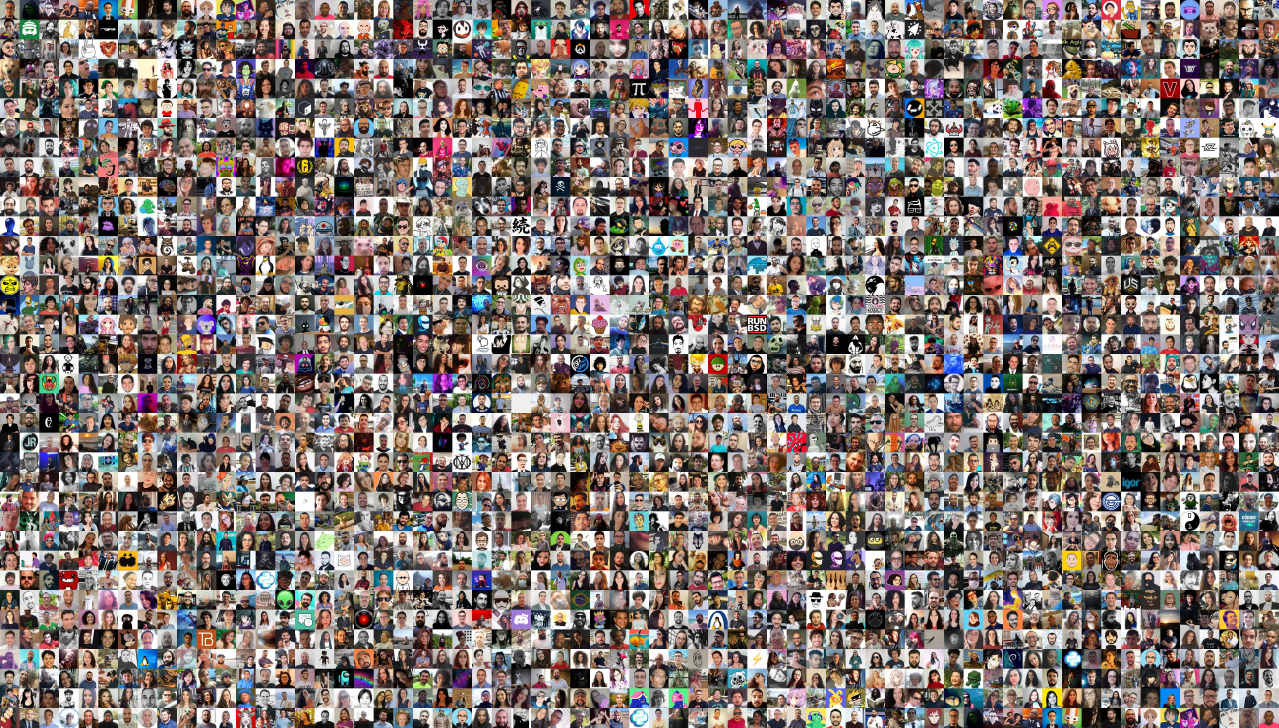
#> input picture foto-oficial.jpg, 3835 x 2183 px (shown at 1/3 size)
$ python findmusk.py --image foto-oficial.jpg --template foto-gabriel.jpg
#> lines starting #> are read from the running program, lines starting #| are printed output that depends on the picture
import cv2, argparse

## construindo parser
ap = argparse.ArgumentParser()
ap.add_argument("-i","--image", required = True, help="C:\\repos\\find_musk\\foto-oficial.jpg")
ap.add_argument("-t","--template", required=True, help="C:\\repos\\find_musk\\foto-gabriel.jpg")
args = vars(ap.parse_args())
print('vida')

## carrega imagens de entrada
print("[INFO] loading images..", args)
image = cv2.imread(args["image"])
#> image is the input picture: shape (2183, 3835, 3); mean B, G, R 112.3, 116.8, 128.7
template = cv2.imread(args["template"])
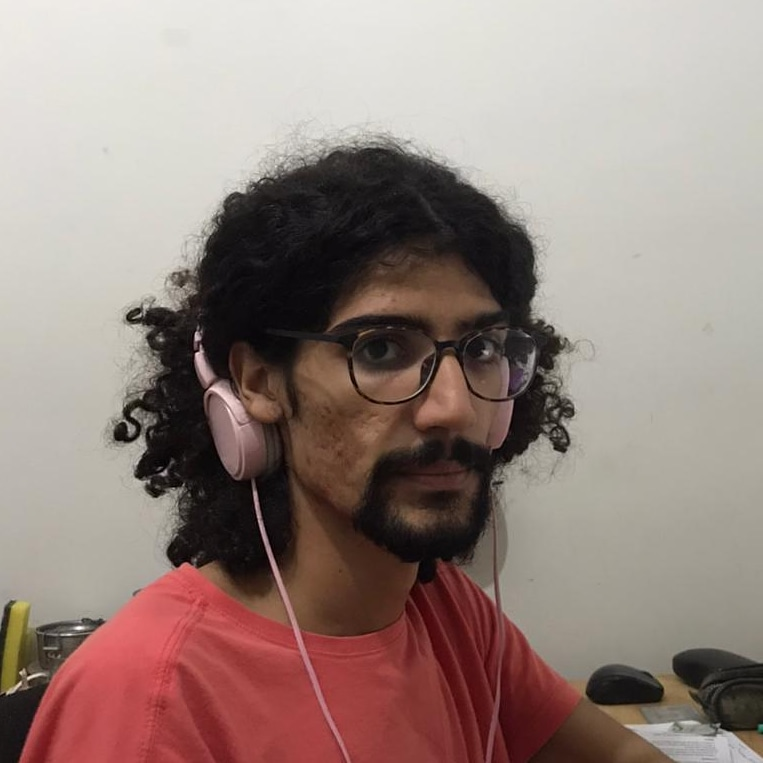
#> input picture foto-gabriel.jpg, 763 x 763 px
#> template is the input picture: shape (763, 763, 3); mean B, G, R 125.3, 131.7, 149.6
templateResiz = cv2.resize(template, (58,58))
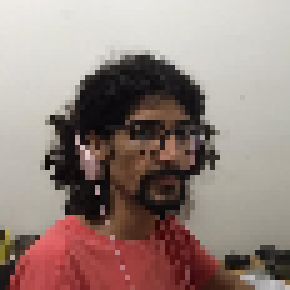
#> templateResiz: shape (58, 58, 3) (shown 5 times larger); mean B, G, R 125, 131.4, 149.3
cv2.imshow("Image", image)
cv2.imshow("Template", template)
cv2.waitKey()

## realiza comparação de padrão
print("[INFO] template matching..")
result = cv2.matchTemplate(image,templateResiz, cv2.TM_CCOEFF_NORMED)
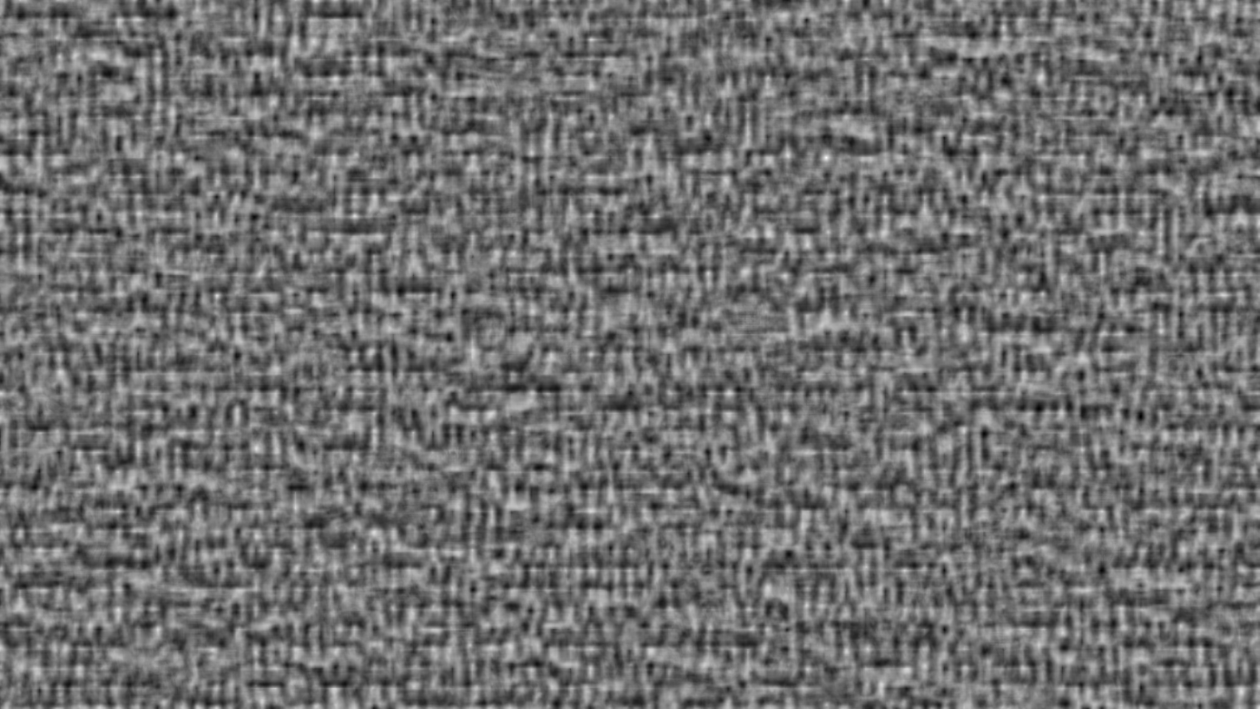
#> result: shape (2126, 3778) float32 (shown at 1/3 size); min -0.739, max 0.968, mean 0.00087; drawn with min black and max white
(minVal,maxVal,minLoc,maxLoc) = cv2.minMaxLoc(result)
#> minVal = -0.739; maxVal = 0.968; minLoc = (3422, 1249); maxLoc = (2478, 472)

## determina local onde foi encontrado o padrão
(startX,startY) = maxLoc
#> startX = 2478; startY = 472
endX = startX + templateResiz.shape[1]
#> endX = 2536
endY = startY + templateResiz.shape[0]
#> endY = 530

## desenha quadrado ao redor do padrão encontrado
cv2.rectangle(image, (startX,startY),(endX,endY), (255,0,0),10)

## mostra imagem completa com padrão destacado
cv2.namedWindow("output", cv2.WINDOW_NORMAL)
imgResiz = cv2.resize(image, (960,600))
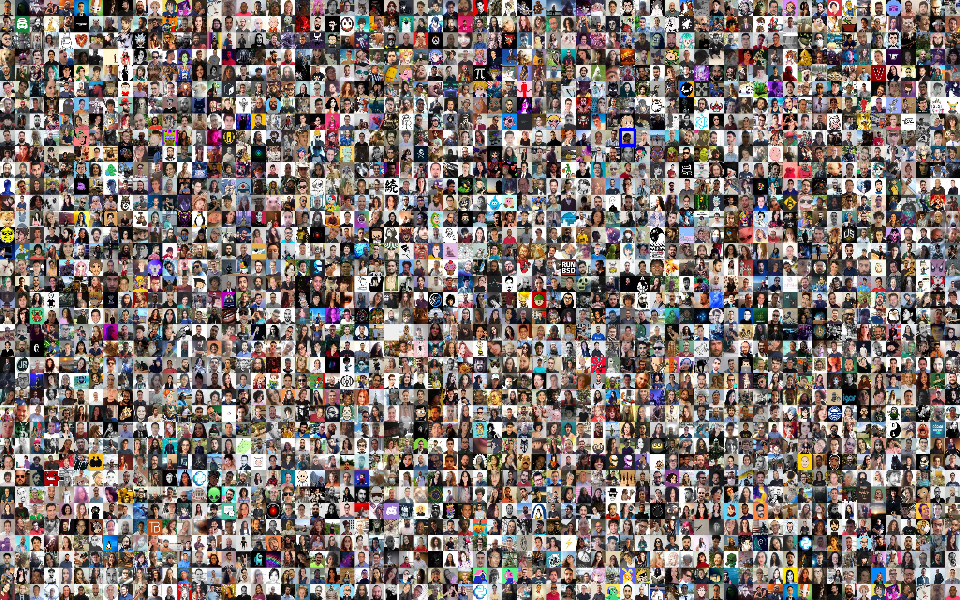
#> imgResiz: shape (600, 960, 3); mean B, G, R 112.2, 116.6, 128.6
cv2.imshow("Output", imgResiz)
cv2.waitKey(0)
